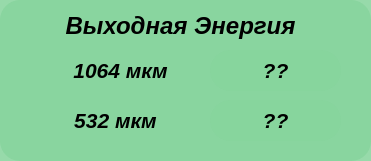
     <widget class="QFrame" name="frame_18">
      <property name="geometry">
       <rect>
        <x>20</x>
        <y>650</y>
        <width>371</width>
        <height>161</height>
       </rect>
      </property>
      <property name="styleSheet">
       <string notr="true">background-color: rgb(135, 212, 157,220); border-radius: 20</string>
      </property>
      <property name="frameShape">
       <enum>QFrame::StyledPanel</enum>
      </property>
      <property name="frameShadow">
       <enum>QFrame::Raised</enum>
      </property>
      <widget class="QLabel" name="label_98">
       <property name="geometry">
        <rect>
         <x>60</x>
         <y>10</y>
         <width>241</width>
         <height>31</height>
        </rect>
       </property>
       <property name="font">
        <font>
         <family>Arial</family>
         <pointsize>18</pointsize>
         <weight>75</weight>
         <italic>true</italic>
         <bold>true</bold>
        </font>
       </property>
       <property name="styleSheet">
        <string notr="true">background-color: rgb(135, 212, 157,0); border-radius: 20</string>
       </property>
       <property name="text">
        <string>Выходная Энергия</string>
       </property>
       <property name="alignment">
        <set>Qt::AlignCenter</set>
       </property>
      </widget>
      <widget class="QLabel" name="label_40">
       <property name="geometry">
        <rect>
         <x>40</x>
         <y>50</y>
         <width>161</width>
         <height>41</height>
        </rect>
       </property>
       <property name="font">
        <font>
         <family>Arial</family>
         <pointsize>16</pointsize>
         <weight>75</weight>
         <italic>true</italic>
         <bold>true</bold>
        </font>
       </property>
       <property name="styleSheet">
        <string notr="true">background-color: rgb(135, 212, 157,0); border-radius: 20</string>
       </property>
       <property name="text">
        <string>1064 мкм</string>
       </property>
       <property name="alignment">
        <set>Qt::AlignCenter</set>
       </property>
      </widget>
      <widget class="QLabel" name="label_57">
       <property name="geometry">
        <rect>
         <x>30</x>
         <y>100</y>
         <width>171</width>
         <height>41</height>
        </rect>
       </property>
       <property name="font">
        <font>
         <family>Arial</family>
         <pointsize>16</pointsize>
         <weight>75</weight>
         <italic>true</italic>
         <bold>true</bold>
        </font>
       </property>
       <property name="styleSheet">
        <string notr="true">background-color: rgb(135, 212, 157,0); border-radius: 20</string>
       </property>
       <property name="text">
        <string>532 мкм</string>
       </property>
       <property name="alignment">
        <set>Qt::AlignCenter</set>
       </property>
      </widget>
      <widget class="QLabel" name="label_58">
       <property name="geometry">
        <rect>
         <x>210</x>
         <y>50</y>
         <width>131</width>
         <height>41</height>
        </rect>
       </property>
       <property name="font">
        <font>
         <family>Arial</family>
         <pointsize>16</pointsize>
         <weight>75</weight>
         <italic>true</italic>
         <bold>true</bold>
        </font>
       </property>
       <property name="styleSheet">
        <string notr="true">background-color: rgb(135, 212, 157,220); border-radius: 20</string>
       </property>
       <property name="text">
        <string>??</string>
       </property>
       <property name="alignment">
        <set>Qt::AlignCenter</set>
       </property>
      </widget>
      <widget class="QLabel" name="label_59">
       <property name="geometry">
        <rect>
         <x>210</x>
         <y>100</y>
         <width>131</width>
         <height>41</height>
        </rect>
       </property>
       <property name="font">
        <font>
         <family>Arial</family>
         <pointsize>16</pointsize>
         <weight>75</weight>
         <italic>true</italic>
         <bold>true</bold>
        </font>
       </property>
       <property name="styleSheet">
        <string notr="true">background-color: rgb(135, 212, 157,220); border-radius: 20</string>
       </property>
       <property name="text">
        <string>??</string>
       </property>
       <property name="alignment">
        <set>Qt::AlignCenter</set>
       </property>
      </widget>
     </widget>
